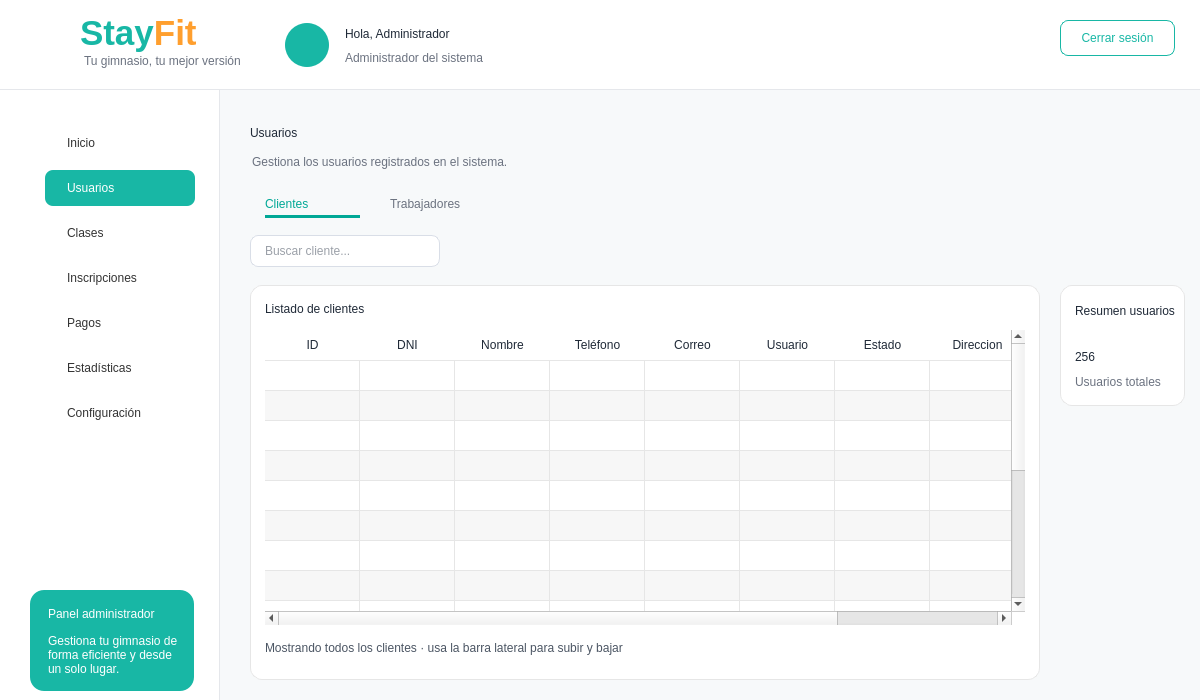
<?xml version="1.0" encoding="UTF-8"?>
<ui version="4.0">
 <class>MainWindow</class>
 <widget class="QMainWindow" name="MainWindow">
  <property name="geometry">
   <rect>
    <x>0</x>
    <y>0</y>
    <width>1200</width>
    <height>700</height>
   </rect>
  </property>
  <property name="windowTitle">
   <string>StayFit - Usuarios</string>
  </property>
  <property name="styleSheet">
   <string notr="true">
QMainWindow { background-color: #F7F9FA; }
QLabel { background: transparent; color: #1F2937; font-family: &quot;Segoe UI&quot;; }
QPushButton { font-family: &quot;Segoe UI&quot;; }
QFrame#frameHeader { background-color: white; border-bottom: 1px solid #E5E7EB; }
QFrame#frameMenu { background-color: white; border-right: 1px solid #E5E7EB; }
QFrame#frameContenido { background-color: #F7F9FA; border: none; }
QFrame#cardTabla, QFrame#cardResumen, QFrame#cardNuevos, QFrame#cardAcciones, QFrame#cardSigue { background-color: white; border: 1px solid #E6E6E6; border-radius: 12px; }
QPushButton#btnUsuarios { background-color: #18B7A5; color: white; border-radius: 8px; text-align: left; padding-left: 22px; font: bold 11pt &quot;Segoe UI&quot;; }
QPushButton#btnInicio, QPushButton#btnClases, QPushButton#btnInscripciones, QPushButton#btnPagos, QPushButton#btnEstadisticas, QPushButton#btnConfiguracion, QPushButton#btnReportes, QPushButton#btnAyuda { background-color: transparent; color: #333333; border: none; text-align: left; padding-left: 22px; font: 11pt &quot;Segoe UI&quot;; }
QPushButton#btnInicio:hover, QPushButton#btnClases:hover, QPushButton#btnInscripciones:hover, QPushButton#btnPagos:hover, QPushButton#btnEstadisticas:hover, QPushButton#btnConfiguracion:hover, QPushButton#btnReportes:hover, QPushButton#btnAyuda:hover { background-color: #E6F7F5; border-radius: 8px; }
QPushButton#btnCerrarSesion { background-color: white; color: #18B7A5; border: 1px solid #18B7A5; border-radius: 8px; font: bold 10pt &quot;Segoe UI&quot;; }
QPushButton#btnNuevoUsuario, QPushButton#btnAccionNueva { background-color: #18B7A5; color: white; border: none; border-radius: 8px; font: bold 9pt &quot;Segoe UI&quot;; }
QPushButton[class=&quot;btnAccion&quot;] { background-color: white; color: #374151; border: 1px solid #E5E7EB; border-radius: 8px; font: 9pt &quot;Segoe UI&quot;; text-align: left; padding-left: 15px; }
QPushButton[class=&quot;btnIcon&quot;] { background-color: transparent; border: none; font: 11pt &quot;Segoe UI Emoji&quot;; }
QLineEdit { background-color: white; border: 1px solid #D9DEE7; border-radius: 8px; padding-left: 12px; font: 9pt &quot;Segoe UI&quot;; color: #374151; }
QComboBox { background-color: white; border: 1px solid #D9DEE7; border-radius: 8px; padding-left: 10px; font: 9pt &quot;Segoe UI&quot;; color: #6B7280; }
QTableWidget { background-color: white; border: none; gridline-color: #E6E6E6; font: 8pt &quot;Segoe UI&quot;; color: #374151; selection-background-color: #E6F7F5; }
QHeaderView::section { background-color: white; color: #1F2937; font: bold 8pt &quot;Segoe UI&quot;; border: none; border-bottom: 1px solid #E6E6E6; padding: 6px; }
   </string>
  </property>
  <widget class="QWidget" name="centralwidget">
   <widget class="QFrame" name="frameHeader">
    <property name="geometry">
     <rect>
      <x>0</x>
      <y>0</y>
      <width>1200</width>
      <height>90</height>
     </rect>
    </property>
    <widget class="QLabel" name="lblLogoIcono">
     <property name="geometry">
      <rect>
       <x>18</x>
       <y>10</y>
       <width>65</width>
       <height>65</height>
      </rect>
     </property>
     <property name="pixmap">
      <pixmap>../imagenes/logo_stayfit.png</pixmap>
     </property>
     <property name="scaledContents">
      <bool>true</bool>
     </property>
    </widget>
    <widget class="QLabel" name="labelStayFitHeader">
     <property name="geometry">
      <rect>
       <x>80</x>
       <y>8</y>
       <width>170</width>
       <height>51</height>
      </rect>
     </property>
     <property name="text">
      <string>&lt;html&gt;&lt;body&gt;&lt;span style=&quot;font-size:26pt; font-weight:700; color:#18B7A5;&quot;&gt;Stay&lt;/span&gt;&lt;span style=&quot;font-size:26pt; font-weight:700; color:#FF9F2E;&quot;&gt;Fit&lt;/span&gt;&lt;/body&gt;&lt;/html&gt;</string>
     </property>
    </widget>
    <widget class="QLabel" name="labelSubtituloHeader">
     <property name="geometry">
      <rect>
       <x>84</x>
       <y>52</y>
       <width>180</width>
       <height>18</height>
      </rect>
     </property>
     <property name="styleSheet">
      <string notr="true">color:#6B7280; font:9pt &quot;Segoe UI&quot;;</string>
     </property>
     <property name="text">
      <string>Tu gimnasio, tu mejor versión</string>
     </property>
    </widget>
    <widget class="QLabel" name="lblAvatarAdmin">
     <property name="geometry">
      <rect>
       <x>285</x>
       <y>23</y>
       <width>44</width>
       <height>44</height>
      </rect>
     </property>
     <property name="styleSheet">
      <string notr="true">background-color: #18B7A5; border-radius: 22px;</string>
     </property>
     <property name="pixmap">
      <pixmap>../imagenes/usuario.png</pixmap>
     </property>
     <property name="scaledContents">
      <bool>true</bool>
     </property>
    </widget>
    <widget class="QLabel" name="lblNombreAdmin">
     <property name="geometry">
      <rect>
       <x>345</x>
       <y>22</y>
       <width>300</width>
       <height>24</height>
      </rect>
     </property>
     <property name="styleSheet">
      <string notr="true">font:bold 13pt &quot;Segoe UI&quot;; color:#1F2937;</string>
     </property>
     <property name="text">
      <string>Hola, Administrador</string>
     </property>
    </widget>
    <widget class="QLabel" name="lblRolAdmin">
     <property name="geometry">
      <rect>
       <x>345</x>
       <y>48</y>
       <width>250</width>
       <height>20</height>
      </rect>
     </property>
     <property name="styleSheet">
      <string notr="true">font:10pt &quot;Segoe UI&quot;; color:#6B7280;</string>
     </property>
     <property name="text">
      <string>Administrador del sistema</string>
     </property>
    </widget>
    <widget class="QPushButton" name="btnCerrarSesion">
     <property name="geometry">
      <rect>
       <x>1060</x>
       <y>20</y>
       <width>115</width>
       <height>36</height>
      </rect>
     </property>
     <property name="text">
      <string>Cerrar sesión</string>
     </property>
    </widget>
   </widget>
   <widget class="QFrame" name="frameMenu">
    <property name="geometry">
     <rect>
      <x>0</x>
      <y>90</y>
      <width>220</width>
      <height>610</height>
     </rect>
    </property>
    <widget class="QPushButton" name="btnInicio">
     <property name="geometry">
      <rect>
       <x>45</x>
       <y>35</y>
       <width>150</width>
       <height>36</height>
      </rect>
     </property>
     <property name="text">
      <string>Inicio</string>
     </property>
    </widget>
    <widget class="QPushButton" name="btnUsuarios">
     <property name="geometry">
      <rect>
       <x>45</x>
       <y>80</y>
       <width>150</width>
       <height>36</height>
      </rect>
     </property>
     <property name="text">
      <string>Usuarios</string>
     </property>
    </widget>
    <widget class="QPushButton" name="btnClases">
     <property name="geometry">
      <rect>
       <x>45</x>
       <y>125</y>
       <width>150</width>
       <height>36</height>
      </rect>
     </property>
     <property name="text">
      <string>Clases</string>
     </property>
    </widget>
    <widget class="QPushButton" name="btnInscripciones">
     <property name="geometry">
      <rect>
       <x>45</x>
       <y>170</y>
       <width>150</width>
       <height>36</height>
      </rect>
     </property>
     <property name="text">
      <string>Inscripciones</string>
     </property>
    </widget>
    <widget class="QPushButton" name="btnPagos">
     <property name="geometry">
      <rect>
       <x>45</x>
       <y>215</y>
       <width>150</width>
       <height>36</height>
      </rect>
     </property>
     <property name="text">
      <string>Pagos</string>
     </property>
    </widget>
    <widget class="QPushButton" name="btnEstadisticas">
     <property name="geometry">
      <rect>
       <x>45</x>
       <y>260</y>
       <width>150</width>
       <height>36</height>
      </rect>
     </property>
     <property name="text">
      <string>Estadísticas</string>
     </property>
    </widget>
    <widget class="QPushButton" name="btnConfiguracion">
     <property name="geometry">
      <rect>
       <x>45</x>
       <y>305</y>
       <width>150</width>
       <height>36</height>
      </rect>
     </property>
     <property name="text">
      <string>Configuración</string>
     </property>
    </widget>
    <widget class="QFrame" name="cardSigue">
     <property name="geometry">
      <rect>
       <x>30</x>
       <y>500</y>
       <width>164</width>
       <height>101</height>
      </rect>
     </property>
     <property name="styleSheet">
      <string notr="true">QFrame#cardSigue { background-color:#18B7A5; border-radius:14px; border:none; }</string>
     </property>
     <widget class="QLabel" name="lblPanel">
      <property name="geometry">
       <rect>
        <x>18</x>
        <y>12</y>
        <width>140</width>
        <height>24</height>
       </rect>
      </property>
      <property name="styleSheet">
       <string notr="true">color:white; font:bold 10pt &quot;Segoe UI&quot;;</string>
      </property>
      <property name="text">
       <string>Panel administrador</string>
      </property>
     </widget>
     <widget class="QLabel" name="lblPanelTexto">
      <property name="geometry">
       <rect>
        <x>18</x>
        <y>38</y>
        <width>130</width>
        <height>54</height>
       </rect>
      </property>
      <property name="styleSheet">
       <string notr="true">color:white; font:8pt &quot;Segoe UI&quot;;</string>
      </property>
      <property name="text">
       <string>Gestiona tu gimnasio de forma eficiente y desde un solo lugar.</string>
      </property>
      <property name="wordWrap">
       <bool>true</bool>
      </property>
     </widget>
    </widget>
    <widget class="QLabel" name="icoInicio">
     <property name="geometry">
      <rect>
       <x>20</x>
       <y>40</y>
       <width>22</width>
       <height>22</height>
      </rect>
     </property>
     <property name="styleSheet">
      <string notr="true">font:15pt &quot;Segoe UI Emoji&quot;;</string>
     </property>
     <property name="text">
      <string/>
     </property>
     <property name="pixmap">
      <pixmap>../imagenes/casa_inicio.png</pixmap>
     </property>
     <property name="scaledContents">
      <bool>true</bool>
     </property>
    </widget>
    <widget class="QLabel" name="icoUsuarios">
     <property name="geometry">
      <rect>
       <x>10</x>
       <y>85</y>
       <width>22</width>
       <height>22</height>
      </rect>
     </property>
     <property name="styleSheet">
      <string notr="true">font:15pt &quot;Segoe UI Emoji&quot;;</string>
     </property>
     <property name="text">
      <string/>
     </property>
     <property name="pixmap">
      <pixmap>../imagenes/usuarios.png</pixmap>
     </property>
     <property name="scaledContents">
      <bool>true</bool>
     </property>
    </widget>
    <widget class="QLabel" name="icoClases">
     <property name="geometry">
      <rect>
       <x>20</x>
       <y>130</y>
       <width>22</width>
       <height>22</height>
      </rect>
     </property>
     <property name="pixmap">
      <pixmap>../imagenes/calendario.png</pixmap>
     </property>
     <property name="scaledContents">
      <bool>true</bool>
     </property>
    </widget>
    <widget class="QLabel" name="icoInscripciones">
     <property name="geometry">
      <rect>
       <x>20</x>
       <y>175</y>
       <width>22</width>
       <height>22</height>
      </rect>
     </property>
     <property name="pixmap">
      <pixmap>../imagenes/inscripcion.png</pixmap>
     </property>
     <property name="scaledContents">
      <bool>true</bool>
     </property>
    </widget>
    <widget class="QLabel" name="icoPagos">
     <property name="geometry">
      <rect>
       <x>20</x>
       <y>220</y>
       <width>22</width>
       <height>22</height>
      </rect>
     </property>
     <property name="pixmap">
      <pixmap>../imagenes/pagos.png</pixmap>
     </property>
     <property name="scaledContents">
      <bool>true</bool>
     </property>
    </widget>
    <widget class="QLabel" name="icoEst">
     <property name="geometry">
      <rect>
       <x>20</x>
       <y>265</y>
       <width>22</width>
       <height>22</height>
      </rect>
     </property>
     <property name="pixmap">
      <pixmap>../imagenes/grafico-de-barras.png</pixmap>
     </property>
     <property name="scaledContents">
      <bool>true</bool>
     </property>
    </widget>
    <widget class="QLabel" name="icoConfig">
     <property name="geometry">
      <rect>
       <x>20</x>
       <y>310</y>
       <width>22</width>
       <height>22</height>
      </rect>
     </property>
     <property name="styleSheet">
      <string notr="true">font:15pt &quot;Segoe UI Emoji&quot;;</string>
     </property>
     <property name="text">
      <string/>
     </property>
     <property name="pixmap">
      <pixmap>../imagenes/ajuste.png</pixmap>
     </property>
     <property name="scaledContents">
      <bool>true</bool>
     </property>
    </widget>
   </widget>
   <widget class="QFrame" name="frameContenido">
    <property name="geometry">
     <rect>
      <x>220</x>
      <y>90</y>
      <width>980</width>
      <height>610</height>
     </rect>
    </property>
    <widget class="QLabel" name="lblTituloUsuarios">
     <property name="geometry">
      <rect>
       <x>30</x>
       <y>25</y>
       <width>260</width>
       <height>36</height>
      </rect>
     </property>
     <property name="styleSheet">
      <string notr="true">font:bold 20pt &quot;Segoe UI&quot;; color:#1F2937;</string>
     </property>
     <property name="text">
      <string>Usuarios</string>
     </property>
    </widget>
    <widget class="QLabel" name="lblSubUsuarios">
     <property name="geometry">
      <rect>
       <x>32</x>
       <y>62</y>
       <width>430</width>
       <height>20</height>
      </rect>
     </property>
     <property name="styleSheet">
      <string notr="true">font:9pt &quot;Segoe UI&quot;; color:#6B7280;</string>
     </property>
     <property name="text">
      <string>Gestiona los usuarios registrados en el sistema.</string>
     </property>
    </widget>
    <widget class="QFrame" name="cardResumen">
     <property name="geometry">
      <rect>
       <x>840</x>
       <y>195</y>
       <width>125</width>
       <height>121</height>
      </rect>
     </property>
     <widget class="QLabel" name="lblResumen">
      <property name="geometry">
       <rect>
        <x>15</x>
        <y>15</y>
        <width>110</width>
        <height>22</height>
       </rect>
      </property>
      <property name="styleSheet">
       <string notr="true">font:bold 9pt &quot;Segoe UI&quot;;</string>
      </property>
      <property name="text">
       <string>Resumen usuarios</string>
      </property>
     </widget>
     <widget class="QLabel" name="lblNumUsuarios">
      <property name="geometry">
       <rect>
        <x>15</x>
        <y>55</y>
        <width>100</width>
        <height>34</height>
       </rect>
      </property>
      <property name="styleSheet">
       <string notr="true">font:bold 20pt &quot;Segoe UI&quot;; color:#1F2937;</string>
      </property>
      <property name="text">
       <string>256</string>
      </property>
     </widget>
     <widget class="QLabel" name="lblTotal">
      <property name="geometry">
       <rect>
        <x>15</x>
        <y>88</y>
        <width>100</width>
        <height>18</height>
       </rect>
      </property>
      <property name="styleSheet">
       <string notr="true">font:8pt &quot;Segoe UI&quot;; color:#6B7280;</string>
      </property>
      <property name="text">
       <string>Usuarios totales</string>
      </property>
     </widget>
    </widget>
    <widget class="QLabel" name="fondoOla">
     <property name="geometry">
      <rect>
       <x>0</x>
       <y>0</y>
       <width>990</width>
       <height>620</height>
      </rect>
     </property>
     <property name="text">
      <string/>
     </property>
     <property name="pixmap">
      <pixmap>src/vista/imagenes/reborde_ola.png</pixmap>
     </property>
     <property name="scaledContents">
      <bool>true</bool>
     </property>
    </widget>
    <widget class="QLabel" name="label">
     <property name="geometry">
      <rect>
       <x>0</x>
       <y>0</y>
       <width>991</width>
       <height>621</height>
      </rect>
     </property>
     <property name="text">
      <string/>
     </property>
     <property name="pixmap">
      <pixmap>src/vista/imagenes/reborde_ola.png</pixmap>
     </property>
     <property name="scaledContents">
      <bool>true</bool>
     </property>
    </widget>
    <widget class="QFrame" name="cardTabla">
     <property name="geometry">
      <rect>
       <x>30</x>
       <y>195</y>
       <width>790</width>
       <height>395</height>
      </rect>
     </property>
     <widget class="QLabel" name="lblTablaTitulo_2">
      <property name="geometry">
       <rect>
        <x>15</x>
        <y>12</y>
        <width>250</width>
        <height>24</height>
       </rect>
      </property>
      <property name="styleSheet">
       <string notr="true">font:bold 11pt &quot;Segoe UI&quot;; color:#1F2937;</string>
      </property>
      <property name="text">
       <string>Listado de clientes</string>
      </property>
     </widget>
     <widget class="QTableWidget" name="tablaClientes_2">
      <property name="geometry">
       <rect>
        <x>15</x>
        <y>45</y>
        <width>760</width>
        <height>295</height>
       </rect>
      </property>
      <property name="verticalScrollBarPolicy">
       <enum>Qt::ScrollBarAsNeeded</enum>
      </property>
      <property name="horizontalScrollBarPolicy">
       <enum>Qt::ScrollBarAsNeeded</enum>
      </property>
      <property name="editTriggers">
       <set>QAbstractItemView::NoEditTriggers</set>
      </property>
      <property name="alternatingRowColors">
       <bool>true</bool>
      </property>
      <property name="selectionBehavior">
       <enum>QAbstractItemView::SelectItems</enum>
      </property>
      <property name="showGrid">
       <bool>true</bool>
      </property>
      <property name="rowCount">
       <number>16</number>
      </property>
      <property name="columnCount">
       <number>9</number>
      </property>
      <attribute name="horizontalHeaderDefaultSectionSize">
       <number>95</number>
      </attribute>
      <attribute name="horizontalHeaderStretchLastSection">
       <bool>true</bool>
      </attribute>
      <attribute name="verticalHeaderVisible">
       <bool>false</bool>
      </attribute>
      <row/>
      <row/>
      <row/>
      <row/>
      <row/>
      <row/>
      <row/>
      <row/>
      <row/>
      <row/>
      <row/>
      <row/>
      <row/>
      <row/>
      <row/>
      <row/>
      <column>
       <property name="text">
        <string>ID</string>
       </property>
      </column>
      <column>
       <property name="text">
        <string>DNI</string>
       </property>
      </column>
      <column>
       <property name="text">
        <string>Nombre</string>
       </property>
      </column>
      <column>
       <property name="text">
        <string>Teléfono</string>
       </property>
      </column>
      <column>
       <property name="text">
        <string>Correo</string>
       </property>
      </column>
      <column>
       <property name="text">
        <string>Usuario</string>
       </property>
      </column>
      <column>
       <property name="text">
        <string>Estado</string>
       </property>
      </column>
      <column>
       <property name="text">
        <string>Direccion</string>
       </property>
      </column>
      <column>
       <property name="text">
        <string>Fecha</string>
       </property>
      </column>
      <item row="0" column="1">
       <property name="text">
        <string/>
       </property>
      </item>
      <item row="0" column="2">
       <property name="text">
        <string/>
       </property>
      </item>
      <item row="0" column="3">
       <property name="text">
        <string/>
       </property>
      </item>
      <item row="0" column="4">
       <property name="text">
        <string/>
       </property>
      </item>
      <item row="0" column="5">
       <property name="text">
        <string/>
       </property>
      </item>
      <item row="0" column="7">
       <property name="text">
        <string/>
       </property>
      </item>
      <item row="0" column="8">
       <property name="text">
        <string/>
       </property>
      </item>
      <item row="1" column="1">
       <property name="text">
        <string/>
       </property>
      </item>
      <item row="1" column="2">
       <property name="text">
        <string/>
       </property>
      </item>
      <item row="1" column="3">
       <property name="text">
        <string/>
       </property>
      </item>
      <item row="1" column="4">
       <property name="text">
        <string/>
       </property>
      </item>
      <item row="1" column="5">
       <property name="text">
        <string/>
       </property>
      </item>
      <item row="1" column="7">
       <property name="text">
        <string/>
       </property>
      </item>
      <item row="1" column="8">
       <property name="text">
        <string/>
       </property>
      </item>
      <item row="2" column="1">
       <property name="text">
        <string/>
       </property>
      </item>
      <item row="2" column="2">
       <property name="text">
        <string/>
       </property>
      </item>
      <item row="2" column="3">
       <property name="text">
        <string/>
       </property>
      </item>
      <item row="2" column="4">
       <property name="text">
        <string/>
       </property>
      </item>
      <item row="2" column="5">
       <property name="text">
        <string/>
       </property>
      </item>
      <item row="2" column="7">
       <property name="text">
        <string/>
       </property>
      </item>
      <item row="2" column="8">
       <property name="text">
        <string/>
       </property>
      </item>
      <item row="3" column="1">
       <property name="text">
        <string/>
       </property>
      </item>
      <item row="3" column="2">
       <property name="text">
        <string/>
       </property>
      </item>
      <item row="3" column="3">
       <property name="text">
        <string/>
       </property>
      </item>
      <item row="3" column="4">
       <property name="text">
        <string/>
       </property>
      </item>
      <item row="3" column="5">
       <property name="text">
        <string/>
       </property>
      </item>
      <item row="3" column="7">
       <property name="text">
        <string/>
       </property>
      </item>
      <item row="3" column="8">
       <property name="text">
        <string/>
       </property>
      </item>
      <item row="4" column="1">
       <property name="text">
        <string/>
       </property>
      </item>
      <item row="4" column="2">
       <property name="text">
        <string/>
       </property>
      </item>
      <item row="4" column="3">
       <property name="text">
        <string/>
       </property>
      </item>
      <item row="4" column="4">
       <property name="text">
        <string/>
       </property>
      </item>
      <item row="4" column="5">
       <property name="text">
        <string/>
       </property>
      </item>
      <item row="4" column="7">
       <property name="text">
        <string/>
       </property>
      </item>
      <item row="4" column="8">
       <property name="text">
        <string/>
       </property>
      </item>
      <item row="5" column="1">
       <property name="text">
        <string/>
       </property>
      </item>
      <item row="5" column="2">
       <property name="text">
        <string/>
       </property>
      </item>
      <item row="5" column="3">
       <property name="text">
        <string/>
       </property>
      </item>
      <item row="5" column="4">
       <property name="text">
        <string/>
       </property>
      </item>
      <item row="5" column="5">
       <property name="text">
        <string/>
       </property>
      </item>
      <item row="5" column="7">
       <property name="text">
        <string/>
       </property>
      </item>
      <item row="5" column="8">
       <property name="text">
        <string/>
       </property>
      </item>
      <item row="6" column="1">
       <property name="text">
        <string/>
       </property>
      </item>
      <item row="6" column="2">
       <property name="text">
        <string/>
       </property>
      </item>
      <item row="6" column="3">
       <property name="text">
        <string/>
       </property>
      </item>
      <item row="6" column="4">
       <property name="text">
        <string/>
       </property>
      </item>
      <item row="6" column="5">
       <property name="text">
        <string/>
       </property>
      </item>
      <item row="6" column="7">
       <property name="text">
        <string/>
       </property>
      </item>
      <item row="6" column="8">
       <property name="text">
        <string/>
       </property>
      </item>
      <item row="7" column="1">
       <property name="text">
        <string/>
       </property>
      </item>
      <item row="7" column="2">
       <property name="text">
        <string/>
       </property>
      </item>
      <item row="7" column="3">
       <property name="text">
        <string/>
       </property>
      </item>
      <item row="7" column="4">
       <property name="text">
        <string/>
       </property>
      </item>
      <item row="7" column="5">
       <property name="text">
        <string/>
       </property>
      </item>
      <item row="7" column="7">
       <property name="text">
        <string/>
       </property>
      </item>
      <item row="7" column="8">
       <property name="text">
        <string/>
       </property>
      </item>
      <item row="8" column="1">
       <property name="text">
        <string/>
       </property>
      </item>
      <item row="8" column="2">
       <property name="text">
        <string/>
       </property>
      </item>
      <item row="8" column="3">
       <property name="text">
        <string/>
       </property>
      </item>
      <item row="8" column="4">
       <property name="text">
        <string/>
       </property>
      </item>
      <item row="8" column="5">
       <property name="text">
        <string/>
       </property>
      </item>
      <item row="8" column="7">
       <property name="text">
        <string/>
       </property>
      </item>
      <item row="8" column="8">
       <property name="text">
        <string/>
       </property>
      </item>
      <item row="9" column="1">
       <property name="text">
        <string/>
       </property>
      </item>
      <item row="9" column="2">
       <property name="text">
        <string/>
       </property>
      </item>
      <item row="9" column="3">
       <property name="text">
        <string/>
       </property>
      </item>
      <item row="9" column="4">
       <property name="text">
        <string/>
       </property>
      </item>
      <item row="9" column="5">
       <property name="text">
        <string/>
       </property>
      </item>
      <item row="9" column="7">
       <property name="text">
        <string/>
       </property>
      </item>
      <item row="9" column="8">
       <property name="text">
        <string/>
       </property>
      </item>
      <item row="10" column="1">
       <property name="text">
        <string/>
       </property>
      </item>
      <item row="10" column="2">
       <property name="text">
        <string/>
       </property>
      </item>
      <item row="10" column="3">
       <property name="text">
        <string/>
       </property>
      </item>
      <item row="10" column="4">
       <property name="text">
        <string/>
       </property>
      </item>
      <item row="10" column="5">
       <property name="text">
        <string/>
       </property>
      </item>
      <item row="10" column="7">
       <property name="text">
        <string/>
       </property>
      </item>
      <item row="10" column="8">
       <property name="text">
        <string/>
       </property>
      </item>
      <item row="11" column="1">
       <property name="text">
        <string/>
       </property>
      </item>
      <item row="11" column="2">
       <property name="text">
        <string/>
       </property>
      </item>
      <item row="11" column="3">
       <property name="text">
        <string/>
       </property>
      </item>
      <item row="11" column="4">
       <property name="text">
        <string/>
       </property>
      </item>
      <item row="11" column="5">
       <property name="text">
        <string/>
       </property>
      </item>
      <item row="11" column="7">
       <property name="text">
        <string/>
       </property>
      </item>
      <item row="11" column="8">
       <property name="text">
        <string/>
       </property>
      </item>
      <item row="12" column="1">
       <property name="text">
        <string/>
       </property>
      </item>
      <item row="12" column="2">
       <property name="text">
        <string/>
       </property>
      </item>
      <item row="12" column="3">
       <property name="text">
        <string/>
       </property>
      </item>
      <item row="12" column="4">
       <property name="text">
        <string/>
       </property>
      </item>
      <item row="12" column="5">
       <property name="text">
        <string/>
       </property>
      </item>
      <item row="12" column="7">
       <property name="text">
        <string/>
       </property>
      </item>
      <item row="12" column="8">
       <property name="text">
        <string/>
       </property>
      </item>
      <item row="13" column="1">
       <property name="text">
        <string/>
       </property>
      </item>
      <item row="13" column="2">
       <property name="text">
        <string/>
       </property>
      </item>
      <item row="13" column="3">
       <property name="text">
        <string/>
       </property>
      </item>
      <item row="13" column="4">
       <property name="text">
        <string/>
       </property>
      </item>
      <item row="13" column="5">
       <property name="text">
        <string/>
       </property>
      </item>
      <item row="13" column="7">
       <property name="text">
        <string/>
       </property>
      </item>
      <item row="13" column="8">
       <property name="text">
        <string/>
       </property>
      </item>
      <item row="14" column="1">
       <property name="text">
        <string/>
       </property>
      </item>
      <item row="14" column="2">
       <property name="text">
        <string/>
       </property>
      </item>
      <item row="14" column="3">
       <property name="text">
        <string/>
       </property>
      </item>
      <item row="14" column="4">
       <property name="text">
        <string/>
       </property>
      </item>
      <item row="14" column="5">
       <property name="text">
        <string/>
       </property>
      </item>
      <item row="14" column="7">
       <property name="text">
        <string/>
       </property>
      </item>
      <item row="14" column="8">
       <property name="text">
        <string/>
       </property>
      </item>
      <item row="15" column="1">
       <property name="text">
        <string/>
       </property>
      </item>
      <item row="15" column="2">
       <property name="text">
        <string/>
       </property>
      </item>
      <item row="15" column="3">
       <property name="text">
        <string/>
       </property>
      </item>
      <item row="15" column="4">
       <property name="text">
        <string/>
       </property>
      </item>
      <item row="15" column="5">
       <property name="text">
        <string/>
       </property>
      </item>
      <item row="15" column="7">
       <property name="text">
        <string/>
       </property>
      </item>
      <item row="15" column="8">
       <property name="text">
        <string/>
       </property>
      </item>
     </widget>
     <widget class="QLabel" name="lblMostrando_2">
      <property name="geometry">
       <rect>
        <x>15</x>
        <y>350</y>
        <width>390</width>
        <height>25</height>
       </rect>
      </property>
      <property name="styleSheet">
       <string notr="true">font:9pt &quot;Segoe UI&quot;; color:#4B5563;</string>
      </property>
      <property name="text">
       <string>Mostrando todos los clientes · usa la barra lateral para subir y bajar</string>
      </property>
     </widget>
    </widget>
    <widget class="QLabel" name="lblTabClientes">
     <property name="geometry">
      <rect>
       <x>45</x>
       <y>100</y>
       <width>95</width>
       <height>28</height>
      </rect>
     </property>
     <property name="styleSheet">
      <string notr="true">font:bold 11pt &quot;Segoe UI&quot;; color:#00A896; border-bottom:3px solid #00A896;</string>
     </property>
     <property name="text">
      <string>Clientes</string>
     </property>
    </widget>
    <widget class="QLabel" name="lblTabTrabajadores">
     <property name="geometry">
      <rect>
       <x>170</x>
       <y>100</y>
       <width>120</width>
       <height>28</height>
      </rect>
     </property>
     <property name="styleSheet">
      <string notr="true">font:11pt &quot;Segoe UI&quot;; color:#6B7280;</string>
     </property>
     <property name="text">
      <string>Trabajadores</string>
     </property>
    </widget>
    <widget class="QLineEdit" name="txtBuscarCliente">
     <property name="geometry">
      <rect>
       <x>30</x>
       <y>145</y>
       <width>190</width>
       <height>32</height>
      </rect>
     </property>
     <property name="placeholderText">
      <string>Buscar cliente...</string>
     </property>
    </widget>
    <zorder>label</zorder>
    <zorder>fondoOla</zorder>
    <zorder>lblTituloUsuarios</zorder>
    <zorder>lblSubUsuarios</zorder>
    <zorder>cardResumen</zorder>
    <zorder>cardTabla</zorder>
    <zorder>lblTabClientes</zorder>
    <zorder>lblTabTrabajadores</zorder>
    <zorder>txtBuscarCliente</zorder>
   </widget>
  </widget>
 </widget>
 <resources/>
 <connections/>
</ui>
